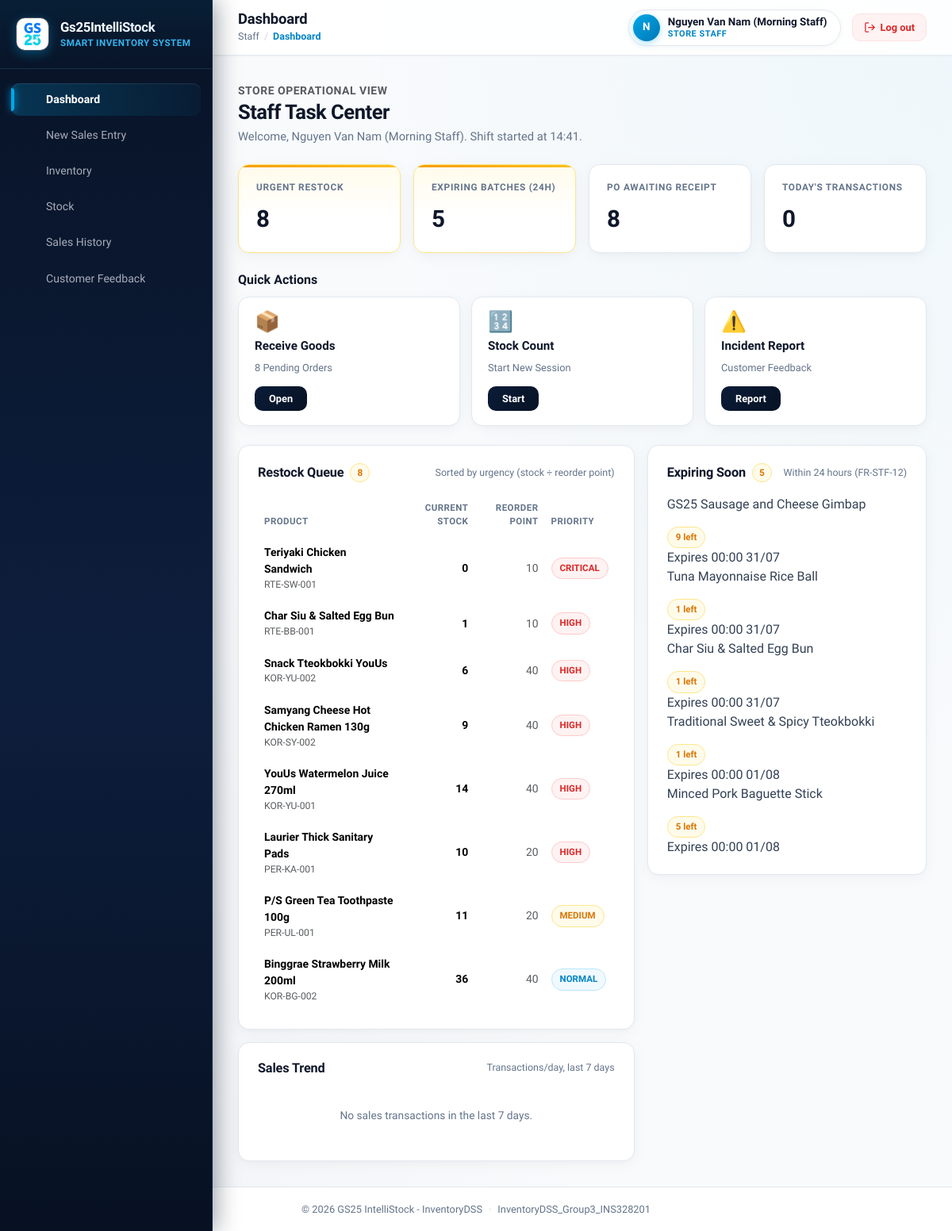
Page /frontend/staff/dashboard.php (signed in) on the earlier database version.
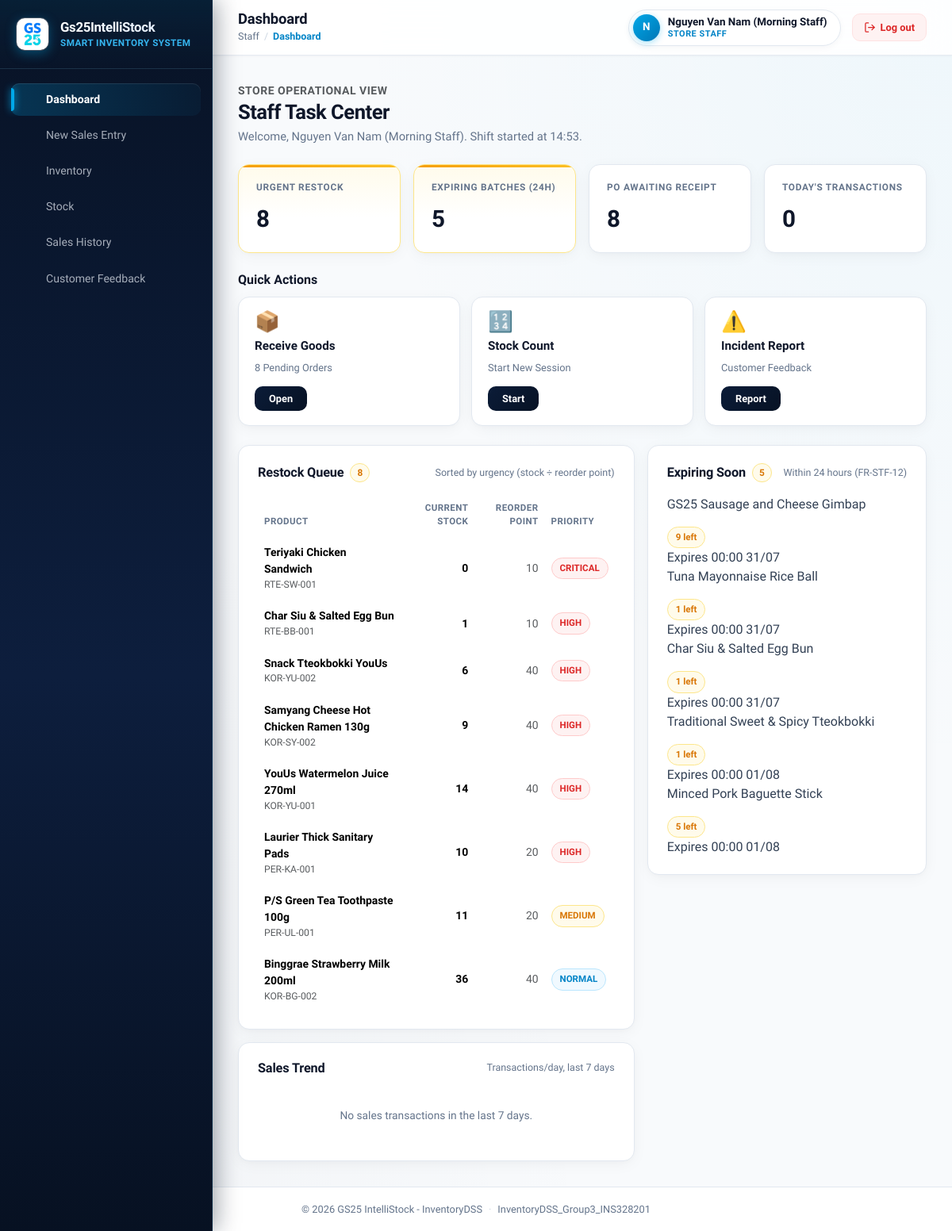
Same page on the later database version.
### tables this page shows
CREATE TABLE `audit_logs` (
  `log_id` int(11) NOT NULL AUTO_INCREMENT,
  `account_id` int(11) NOT NULL,
  `action_type` varchar(100) NOT NULL,
  `target_table` varchar(50) DEFAULT NULL,
  `target_id` int(11) DEFAULT NULL,
  `timestamp` datetime NOT NULL DEFAULT current_timestamp(),
  PRIMARY KEY (`log_id`),
  KEY `account_id` (`account_id`),
  CONSTRAINT `audit_logs_ibfk_1` FOREIGN KEY (`account_id`) REFERENCES `accounts` (`account_id`)
);

### backend/core/Auth.php (called while the page is built, shortened)
<?php
class Auth
{
    public static function fullName(): ?string
    {
        return $_SESSION['full_name'] ?? null;
    }
}

### backend/services/StaffService.php (called while the page is built, shortened)
<?php
class StaffService
{
    public function getLastLoginTime(int $accountId): ?string
    {
        $pdo = Database::getConnection();
        $stmt = $pdo->prepare(
            "SELECT timestamp FROM audit_logs
             WHERE account_id = :account_id AND action_type = 'LOGIN'
             ORDER BY timestamp DESC
             LIMIT 1"
        );
        $stmt->execute([':account_id' => $accountId]);
        $row = $stmt->fetch();
        return $row !== false ? $row['timestamp'] : null;
    }
}

### frontend/staff/dashboard.php (the view, shortened to what the changed rows need)
<?php
require_once __DIR__ . '/../../backend/core/Auth.php';
require_once __DIR__ . '/../../backend/services/StaffService.php';
$staffService = new StaffService();
$urgentRestock   = $staffService->getUrgentRestockList();
$lastLoginTime   = $staffService->getLastLoginTime((int) Auth::id());
?>
<!DOCTYPE html>
<html lang="vi">
<head>
    <link href="https://cdn.jsdelivr.net/npm/bootstrap@5.3.3/dist/css/bootstrap.min.css" rel="stylesheet">
    <link href="<?= BASE_URL ?>/assets/css/theme_variables.css" rel="stylesheet">
    <link href="<?= BASE_URL ?>/assets/css/custom.css" rel="stylesheet">
</head>
<body>
    <div class="app-shell">
        <div class="app-content">
            <?php require __DIR__ . '/../components/header.php'; ?>
            <main class="app-main">
                <div class="d-flex flex-wrap justify-content-between align-items-start gap-3 mb-4">
                    <div>
                        <span class="text-muted small text-uppercase fw-semibold" style="letter-spacing: .5px;">Store Operational View</span>
                        <h2 class="page-heading mb-1">Staff Task Center</h2>
                        <p class="page-subheading mb-0">
                            Welcome, <?= htmlspecialchars((string) Auth::fullName(), ENT_QUOTES, 'UTF-8') ?>.
                            <?php if ($lastLoginTime !== null): ?>
                                Shift started at <?= htmlspecialchars(date('H:i', strtotime($lastLoginTime)), ENT_QUOTES, 'UTF-8') ?>.
                            <?php endif; ?>
                        </p>
                    </div>
                </div>
                <div class="row g-3">
                    <div class="col-12 col-xl-7">
                        <div class="panel-card mb-3">
                            <?php if (empty($urgentRestock)): ?>
                                <div class="empty-state">No products need urgent restocking. 🎉</div>
                            <?php else: ?>
                                <div class="table-responsive">
                                    <table class="table data-table align-middle mb-0">
                                        <thead>
                                            <tr>
                                                <th>Product</th>
                                                <th class="text-end">Current Stock</th>
                                                <th class="text-end">Reorder Point</th>
                                                <th>Priority</th>
                                            </tr>
                                        </thead>
                                    </table>
                                </div>
                            <?php endif; ?>
                        </div>
                    </div>
                </div>
            </main>
        </div>
    </div>
    <?php require __DIR__ . '/../components/footer.php'; ?>

Differences in the rows shown:
no longer on this page (row unchanged): audit_logs: timestamp "14:41"
added audit_logs: timestamp "14:53"
